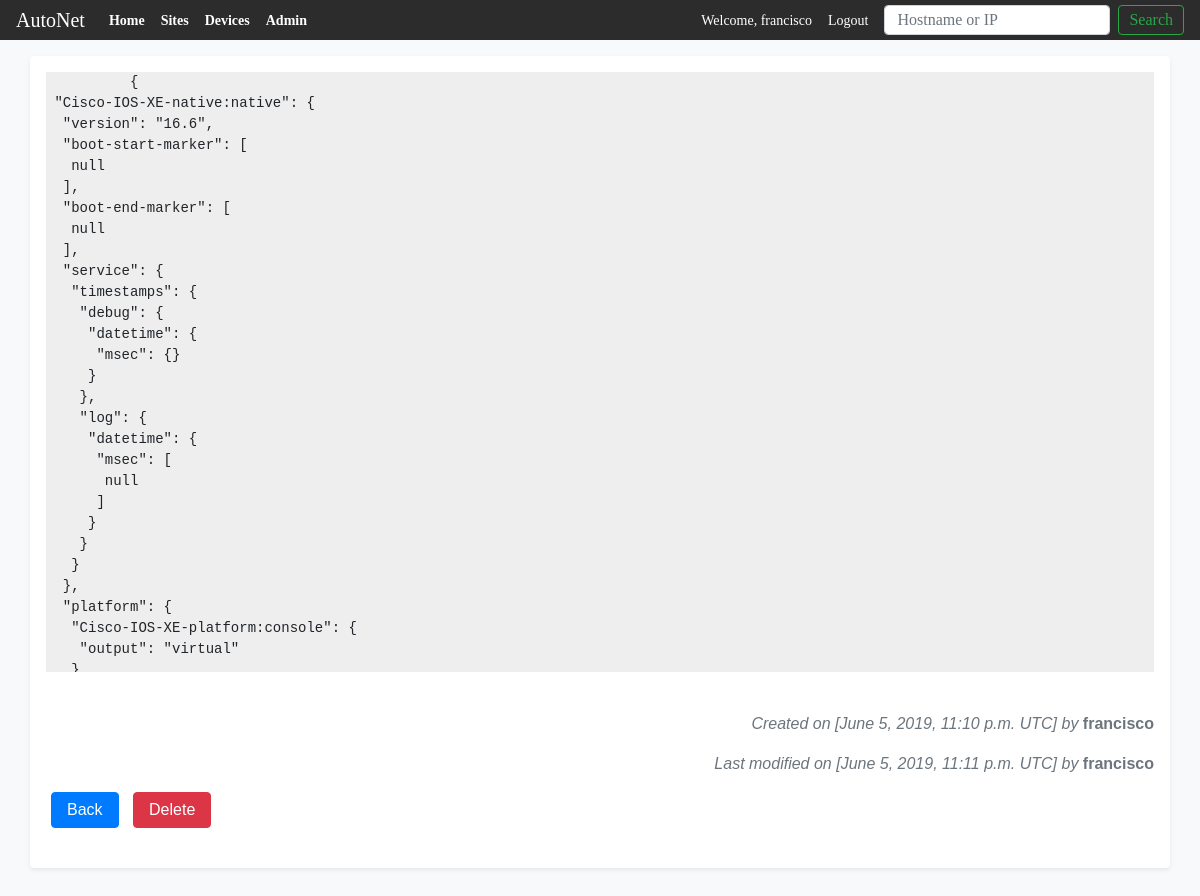
Page /devices/config/28 (signed in) on the earlier database version.
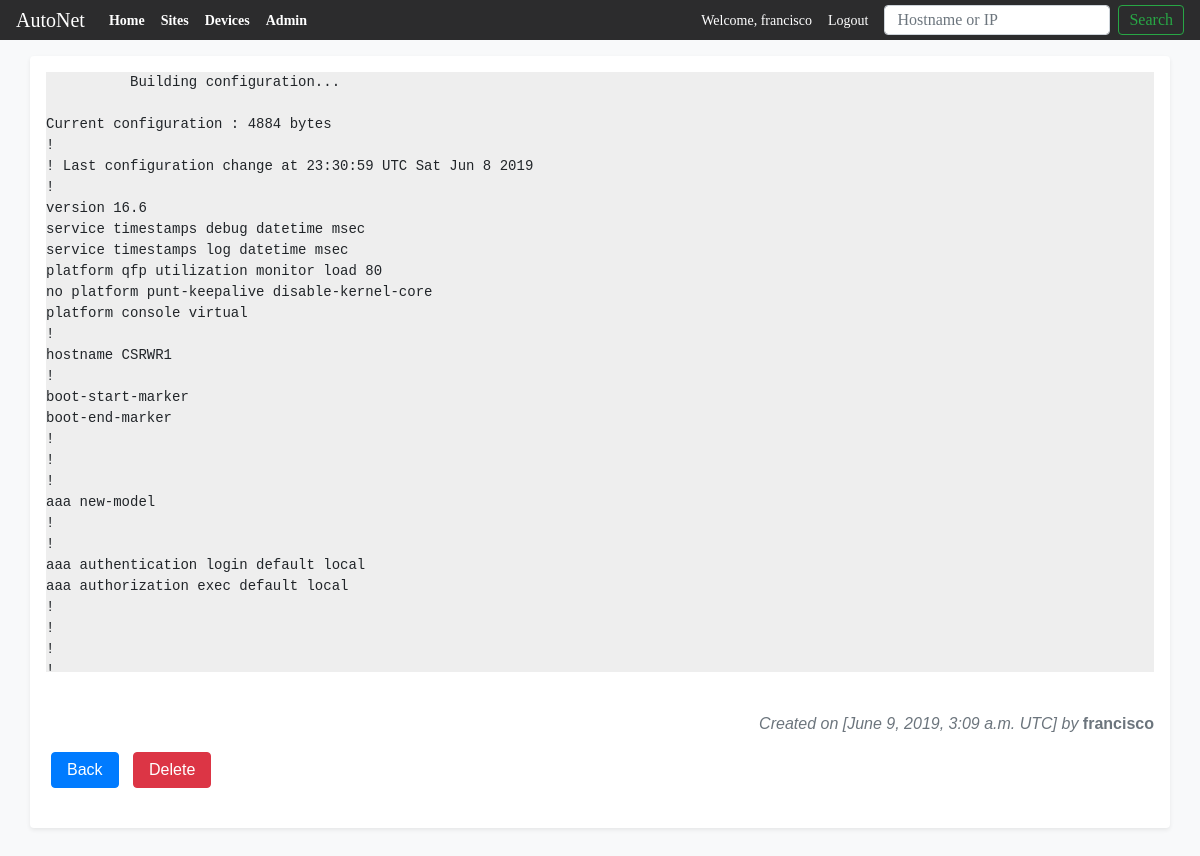
Same page on the later database version.
### main_app/models.py (models this page shows, shortened)
class DeviceDetail (models.Model):
    device_config = models.TextField(null=True)
    device_script = models.TextField(null=True)
    created_by = models.ForeignKey(settings.AUTH_USER_MODEL, related_name='createdby',
                                        on_delete=models.PROTECT, null=True)
    modified_by = models.ForeignKey(settings.AUTH_USER_MODEL, related_name='modifiedby',
                                        on_delete=models.PROTECT, null=True)
    config_created = models.DateTimeField(auto_now_add=True)
    last_modify = models.DateTimeField(blank=True, null=True) #null=True
    device_id = models.OneToOneField(Devices, on_delete=models.CASCADE,
                                    related_name = 'config', primary_key=True)

### main_app/views.py (the view)
# urls.py: path('devices/config/<int:pk>', views.DeviceConfigDetailView.as_view(), name='deviceconfig'),
class DeviceConfigDetailView(LoginRequiredMixin, DetailView):
    context_object_name = 'deviceconfig'
    model = models.DeviceDetail
    template_name = 'main_app/deviceconfig_view.html'

### main_app/templates/main_app/deviceconfig_view.html (shortened to what this page needs)
{% extends 'main_app/main_app_base.html' %}
{%block content %}
  <div class="container shadow-sm p-3 mb-5 bg-white rounded">
    <div id="config-container" >
        <pre id="code-lines" class="prettyprint linenums Desert" style="overflow:scroll; height:600px;">
          {{deviceconfig.device_config}}
        </pre>
    </div>
    <br>
    <div >
      <p class="text-right  text-muted"><em>Created on [{{deviceconfig.config_created}} UTC] by </em><strong>{{deviceconfig.created_by.username}}</strong></p>
      {%if deviceconfig.last_modify%}
      <p class="text-right  text-muted"><em>Last modified on [{{deviceconfig.last_modify}} UTC] by </em><strong>{{deviceconfig.modified_by.username}}</strong></p>
      {%endif%}
    </div>
    <div>
      <a href="{% url 'main_app:devicedetail' pk=deviceconfig.pk%}"><button class="btn_class" id="btn-back" type="button">Back</button></a>
      <a href="{% url 'main_app:deleteconfig' pk=deviceconfig.pk%}"><button class="btn_class" id="btn-delete" type="submit">Delete</button></a>
    </div>
    <br>
  </div>
{%endblock content %}

### main_app/templates/main_app/main_app_base.html (shortened to what this page needs)
<!DOCTYPE html>
<html lang="en" dir="ltr">
  <head>
    <link rel="stylesheet" href="https://stackpath.bootstrapcdn.com/bootstrap/4.1.3/css/bootstrap.min.css">
    {% load staticfiles %}
    <link rel="stylesheet" href="{% static 'css/form.css' %}">
  </head>
  <body class="bg-light" style="font-family: sans-serif;">
    <header>
    <div class="mb-4">
      <nav class="navbar navbar-expand-lg navbar-dark fixed-top" style="background-color: #2c2c2d; height: 40px; font-size: 14px; font-family: 'Source Sans Pro' !important;">
        <a class="navbar-brand" href="{% url 'main_app:home' %}">AutoNet</a>
        <div class="collapse navbar-collapse" id="navbarSupportedContent">
          <ul class="navbar-nav mr-auto">
            <li class="nav-item active">
              <a class="nav-link" href="{% url 'main_app:home' %}"><strong>Home</strong><span class="sr-only">(current)</span></a>
            </li>
            <li class="nav-item active">
              <a class="nav-link" href="{% url 'main_app:viewsites' %}"><strong>Sites</strong></a>
            </li>
            <li class="nav-item active">
              <a class="nav-link" href="{% url 'main_app:viewdevices' %}"><strong>Devices</strong></a>
            </li>
            <li class="nav-item active">
              <a class="nav-link" href="{% url 'admin:index' %}"><strong>Admin</strong></a>
            </li>
          </ul>
          <div class="">
            {% if user.is_authenticated%}
            <ul class="navbar-nav mr-auto">
              <li class="nav-item active">
                <a class="nav-link" href="#">Welcome, {{user.username}}</a>
              </li>
              <li class="nav-item active">
                <a class="nav-link" href="{% url 'users:logout' %}">Logout</a>
              </li>
            </ul>
            {% endif %}
          </div>
          <form class="form-inline my-2 my-lg-0" action="{% url 'main_app:search'%}" method="get">
              <input class="form-control ml-2 mr-sm-2 " type="search"  name="item" style="height: 30px;"placeholder="Hostname or IP" aria-label="Search">
              <button class="btn btn-outline-success my-2 my-sm-0" type="submit" style="height: 30px; padding: 5px 10px; line-height: 0;">Search</button>
        </form>
        </div>
      </nav>
    </div>
    </header>
    <div class="container" style="padding: 16px 0px;">
    </div>
    {%block content %}
    {%endblock content %}
  </body>
</html>

### main_app/static/css/form.css (style rules this page uses)
.btn_class { color: black; padding: 5px 15px; margin: 0px 5px; border-radius: 4px; }
#btn-delete { background-color: #dc3545; color: white; padding: 5px 15px; margin: 0px 5px; border: 1px solid #dc3545; border-radius: 4px; }
#btn-back { background-color: #007bff; color: white; padding: 5px 15px; margin: 0px 5px; border: 1px solid #007bff; border-radius: 4px; }

### main_app/templates/main_app/deviceconfig_view.html (style rules this page uses)
pre { border: 0px !important; }
#config-container { background-color: #eee !important; }

Differences in the rows shown:
changed DeviceDetail "francisco": device_config "{ \"Cisco-IOS-XE-native:native\": { \"version\": \"16.6\", \"boot-start-marker\": [ null ], \"boot-end-marker\": [ null ], \"service\": { \"timestamps\": { \"debug\": { \"datetime\": { \"msec\": {} } }, \"log\": { \"datetime\": { \"msec\": [ null ] } } } }, \"platform\": { \"Cisco-IOS-XE-platform:console\": { \"output\": \"virtual\"…" → "Building configuration... Current configuration : 4884 bytes ! ! Last configuration change at 23:30:59 UTC Sat Jun 8 2019 ! version 16.6 service timestamps debug datetime msec service timestamps log datetime msec platform qfp utilization monitor load 80 no platform punt-keepalive disable-kernel-core platform console virtual ! hostname CSRWR1 ! boot-start-marker boot-end-marker ! ! ! aaa new-model ! ! aaa authentication login default local aaa authorization exec default local ! ! !…"; config_created "June 5, 2019, 11:10 p.m." → "June 9, 2019, 3:09 a.m."; last_modify "June 5, 2019, 11:11 p.m." → (not shown); modified_by.username "francisco" → (not shown)
Other differences:
text no longer shown: "Last modified on [ UTC] by"
